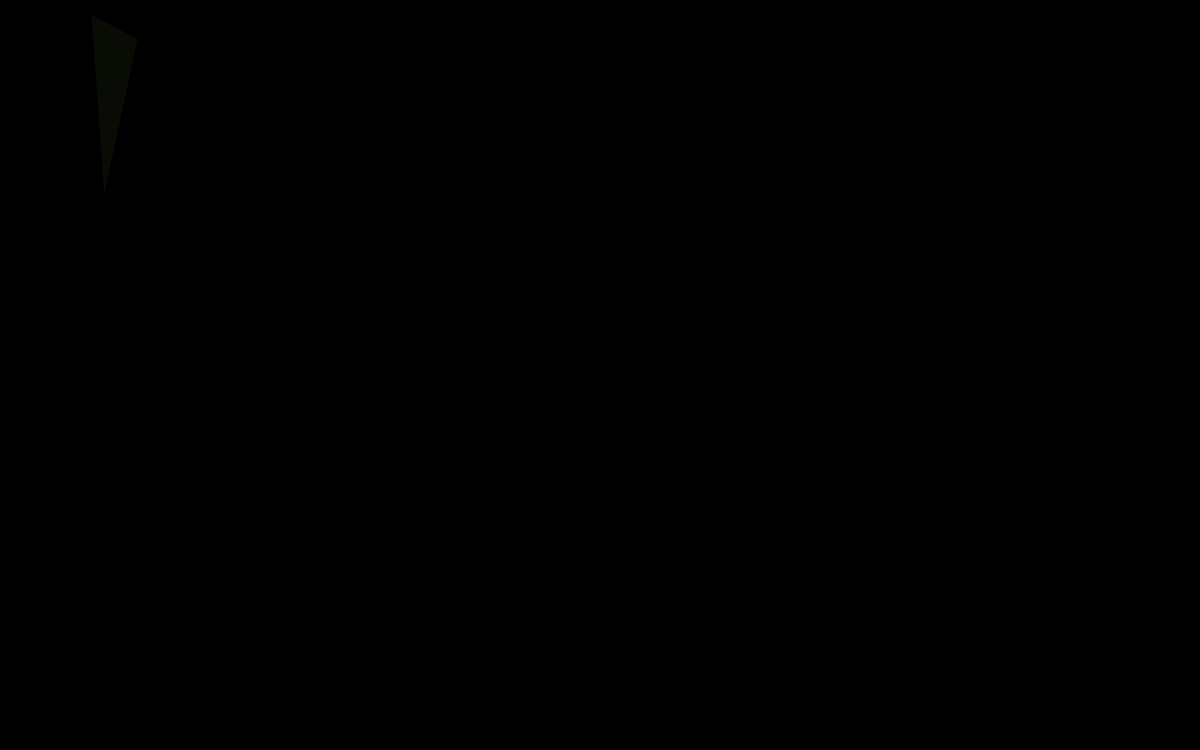
Frame 1 (no input)
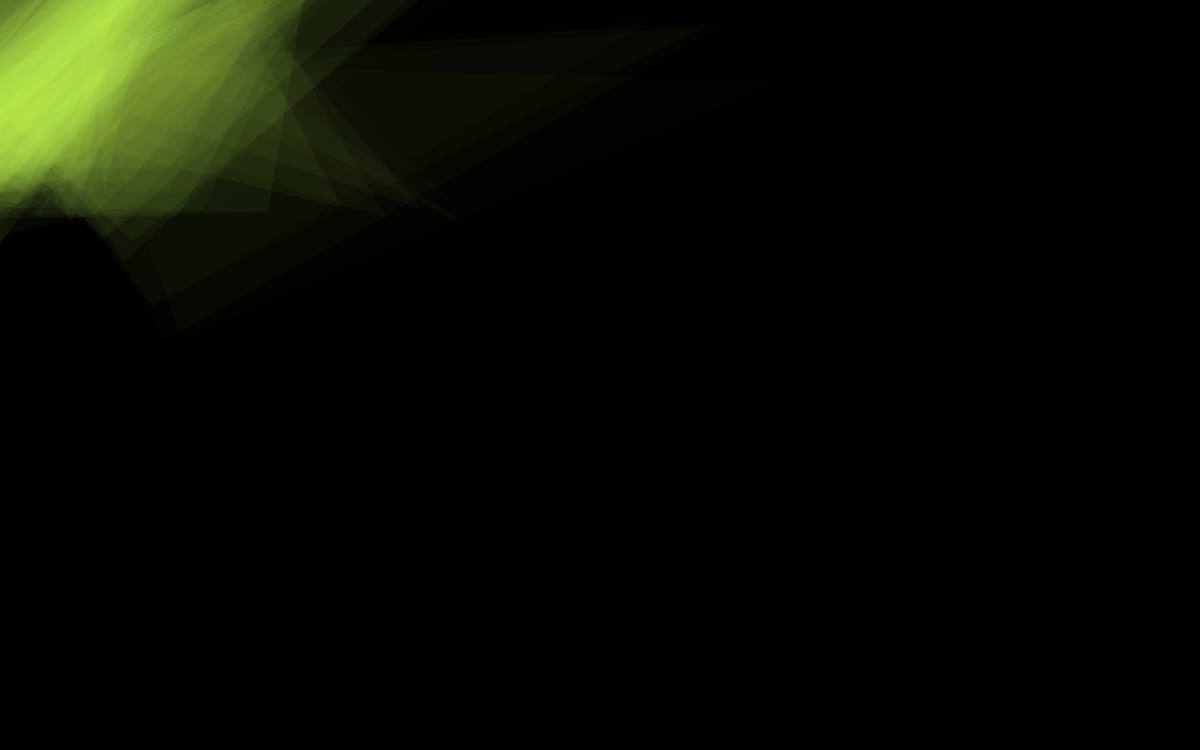
Frame 60 (the mouse pressed at the canvas centre just before this capture)
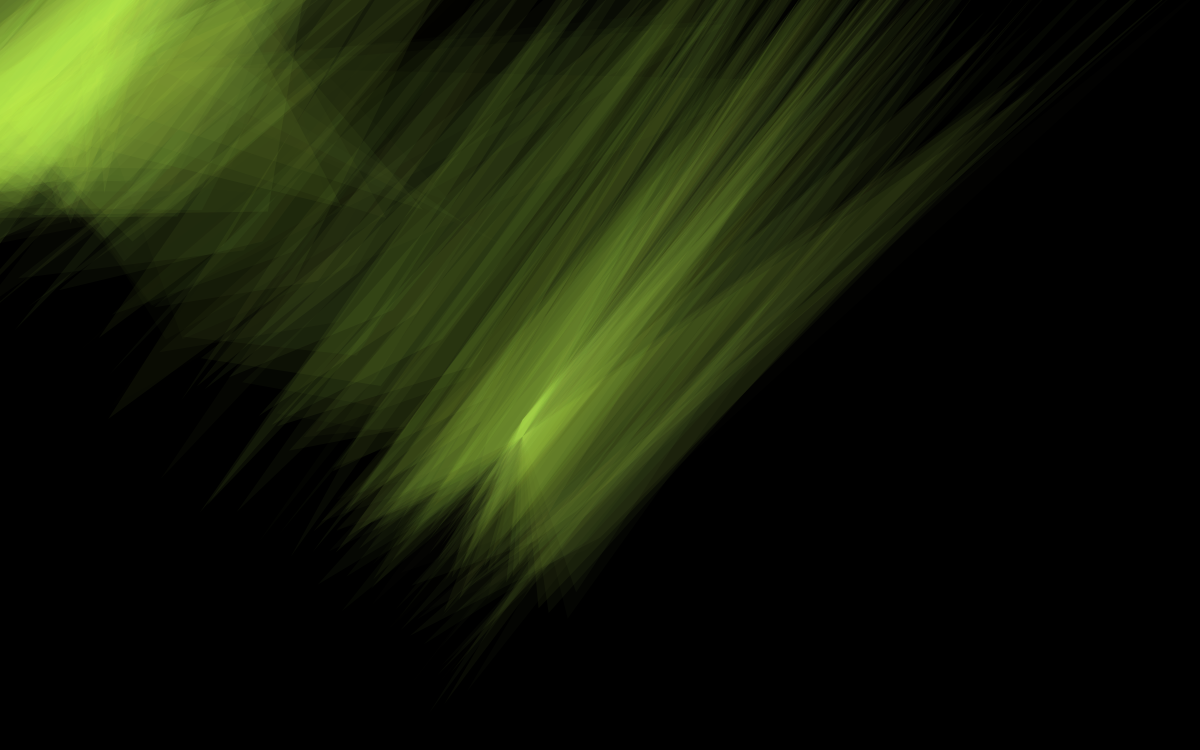
Frame 120 (the mouse held since frame 60 and released just before this capture)

The Processing sketch that drew these frames (run headless with seeded random() and noise(); from frame 60 on, the mouse is pressed at the canvas centre):

// Processing sketch: processing_82625
// ── processing_82625.pde

//hell yeah
//with a little help from noah



Threeangle t1,t2,t3;

void setup(){
  size(1200,750);
  background(0);
  smooth();
  noStroke();
  //for(int i = 0; i < 100; i+=.4){
    //this slowed down the sketch for some reason, don't understand why...
  t1 = new Threeangle(100,100,80,20,120,200);
  t2 = new Threeangle(800,200,160,40,200,380);
   t3 = new Threeangle(50,100,160,100,600,280);
  //}
}

void draw(){
 // background(0);
  t1.move();
  t1.display();
  t2.move();
  t2.display();
   t3.move();
  t3.display();
}





class Threeangle{
  
  
  float x1,y1,x2,y2,x3,y3,distance1,distance2,distance3;
  
  Threeangle(float _x1,float _y1, float _x2, float _y2, float _x3, float _y3){
    x1 = _x1;
    y1 = _y1;
    x2 = _x2;
    y2 = _y2;
    x3 = _x3;
    y3 = _y3;
    
    //distance1 = dist(x1, y1, mouseX, mouseY);
    
    //distance2 = dist(x2, y2, mouseX, mouseY);
    
    //distance3 = dist(x3, y3, mouseX, mouseY);
    
  }
    
    
 void move(){
   float snap = dist(x1,y1,x2,y2);
   float easing = 0.07;
   snap ++;
   if (dist(mouseX, mouseY, x1, y1)<=100){
     y1 --;
     x2-=.5;
     y2-=1;
     x3-=.5;
     y3 -= 10;
   }else{ snap --; }
    if (dist(mouseX, mouseY, x2, y2)<=50){
     y1 ++;
     x2 ++;
     y2 ++;
     x3-=1.3-((dist(x2,y2,mouseX,mouseY)/10));
     y3-=.5;
   }
   
   if (dist(mouseX, mouseY, x3, y3)<=50){
     y1 += 2;
     x3 --;
     y3 ++;
     x2--;
     y2-=.5;
     
   }
   //if(dist(x1,y1,x2,y2)>200){
    // x1 = (y2 - (dist(x2,y2,x3,y3)/2.2)*easing);
  //   y1 = x2 - (dist(x2,y2,x3,y3)/1.9);
  // }, 
  if(dist(mouseX, mouseY, x1,y1)>=10){
    x1 = ((mouseX - x1) * easing + x1) + random(-20,80);
    y1 = ((mouseY - y1) * easing + y1 + random(-80,20));
  }
  if(dist(mouseX, mouseY, x2,y2)>=15){
    x2 = ((mouseX - x2) * easing + x2) + random(-40,20);
    y2 = ((mouseY - y2) * easing + y2) + random(-20,50);
    fill(200, (300 + (dist(mouseX, mouseY, y2 + 10, x2))), 80, random(0,14));
  }
   if(dist(mouseX, mouseY, x3,y3)>=100){
    x3 = ((mouseX - x3) * easing + x3)+ random(-20,20);
    y3 = ((mouseY - y3) * easing + y3)+ random(-20,40);
  }
 }
 
 void display(){
   triangle(x1,y1,x2,y2,x3,y3);
 }
  }
  
  
